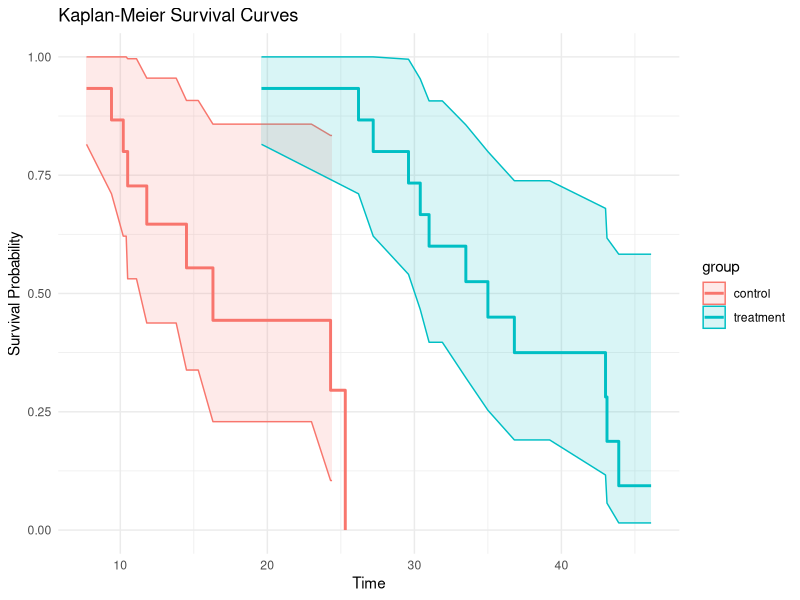

Generate this figure with R:
library(survival)
library(ggplot2)

df <- read.csv("clinical_data.csv")
# Expect columns: time, event (1=event, 0=censored), group

df$group <- factor(df$group)

# Kaplan-Meier fit
km_fit <- survfit(Surv(time, event) ~ group, data = df)
cat("Kaplan-Meier summary:\n")
print(km_fit)

# Extract KM data for ggplot
km_data <- data.frame(
  time = km_fit$time,
  surv = km_fit$surv,
  upper = km_fit$upper,
  lower = km_fit$lower,
  group = rep(levels(df$group), km_fit$strata)
)

p <- ggplot(km_data, aes(x = time, y = surv, color = group)) +
  geom_step(linewidth = 1) +
  geom_ribbon(aes(ymin = lower, ymax = upper, fill = group), alpha = 0.15, stat = "identity") +
  labs(x = "Time", y = "Survival Probability", title = "Kaplan-Meier Survival Curves") +
  theme_minimal() +
  scale_y_continuous(limits = c(0, 1))
ggsave("km_curves.png", p, width = 10, height = 6, dpi = 100)

# Log-rank test
lr <- survdiff(Surv(time, event) ~ group, data = df)
cat("\nLog-rank test chi-squared:", round(lr$chisq, 3),
    "p-value:", format.pval(1 - pchisq(lr$chisq, length(lr$n) - 1)), "\n")

# Cox proportional hazards
cox_fit <- coxph(Surv(time, event) ~ group, data = df)
cat("\nCox PH model summary:\n")
print(summary(cox_fit))
